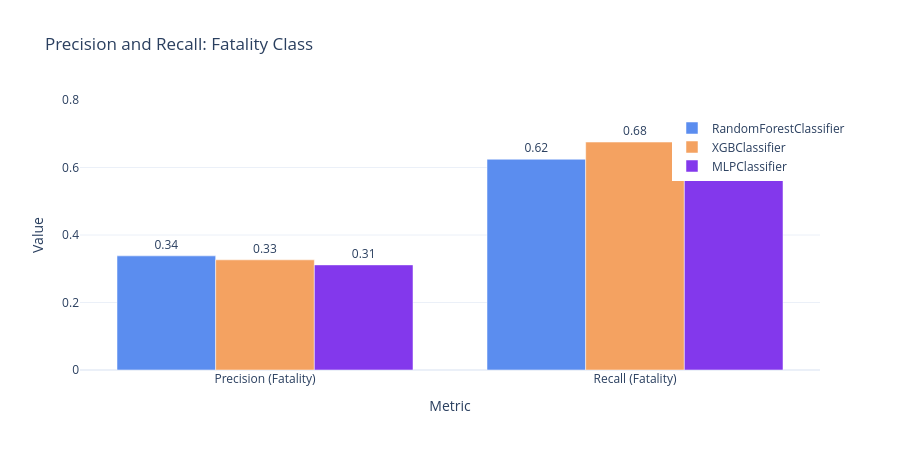

This figure's notebook cell:
### Code cell
# -- Visualización 2: Precision y Recall Fallecido ----------------------------------------------
fig2 = go.Figure()

for i, row in df_res.iterrows():
    fig2.add_trace(go.Bar(
        name=row['modelo'],
        x=['Precision (Fatality)', 'Recall (Fatality)'],
        y=[row['precision_fallecido'], row['recall_fallecido']],
        text=[f'{row["precision_fallecido"]:.2f}', f'{row["recall_fallecido"]:.2f}'],
        textposition='outside',
        marker_color=colores[i]
    ))

fig2.update_layout(
    title='Precision and Recall: Fatality Class',
    barmode='group',
    yaxis=dict(range=[0, 0.8], title='Value'),
    xaxis_title='Metric',
    height=450,
    template='plotly_white',
    legend=dict(x=0.8, y=0.95)
)
fig2.show()

### Figure 1 — Plotly figure (JSON) as saved in the notebook; plotly's stock layout.template omitted (floating-point values rounded to 4 significant figures)
{"data": [{"marker": {"color": "#5B8DEF"}, "name": "RandomForestClassifier", "text": ["0.34", "0.62"], "textposition": "outside", "type": "bar", "x": ["Precision (Fatality)", "Recall (Fatality)"], "y": [0.3382, 0.6245]}, {"marker": {"color": "#F4A261"}, "name": "XGBClassifier", "text": ["0.33", "0.68"], "textposition": "outside", "type": "bar", "x": ["Precision (Fatality)", "Recall (Fatality)"], "y": [0.3264, 0.6754]}, {"marker": {"color": "#8338EC"}, "name": "MLPClassifier", "text": ["0.31", "0.68"], "textposition": "outside", "type": "bar", "x": ["Precision (Fatality)", "Recall (Fatality)"], "y": [0.3114, 0.6765]}], "layout": {"barmode": "group", "height": 450, "legend": {"x": 0.8, "y": 0.95}, "title": {"text": "Precision and Recall: Fatality Class"}, "xaxis": {"title": {"text": "Metric"}}, "yaxis": {"range": [0, 0.8], "title": {"text": "Value"}}}}
